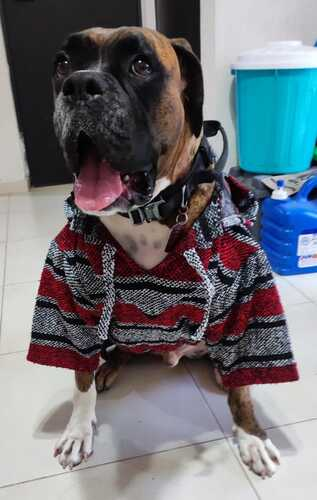
#> input picture Tarea2-HistogramaTransformaciones/Bruno.jpg, 317 x 500 px
$ python scalingTransformation.py
#> lines starting #> are read from the running program, lines starting #| are printed output that depends on the picture
import cv2
import numpy as np

#Load image
ImageGray = cv2.imread("Bruno.jpg", 0)
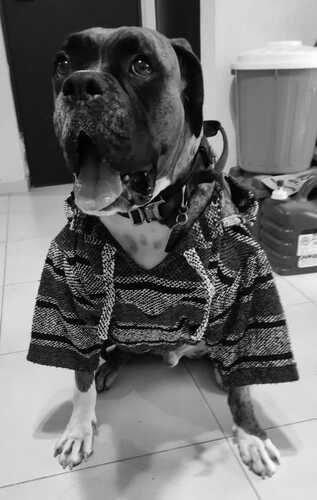
#> ImageGray: shape (500, 317); min 0, max 255, mean 112.3

#Obtener la forma de la matriz
m,n = ImageGray.shape
#> m = 500; n = 317
c = 1.5      #Escalamiento

scale = np.float32([[c,0,0], [0,c,0]])
imgTransformed = cv2.warpAffine(ImageGray, scale, (n, m))
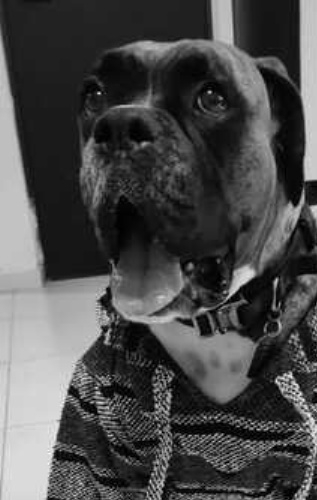
#> imgTransformed: shape (500, 317); min 0, max 250, mean 74.7

cv2.imshow('Imagen original',ImageGray)
cv2.imshow('imagen transformada',imgTransformed)

cv2.waitKey(0)
cv2.destroyAllWindows()
